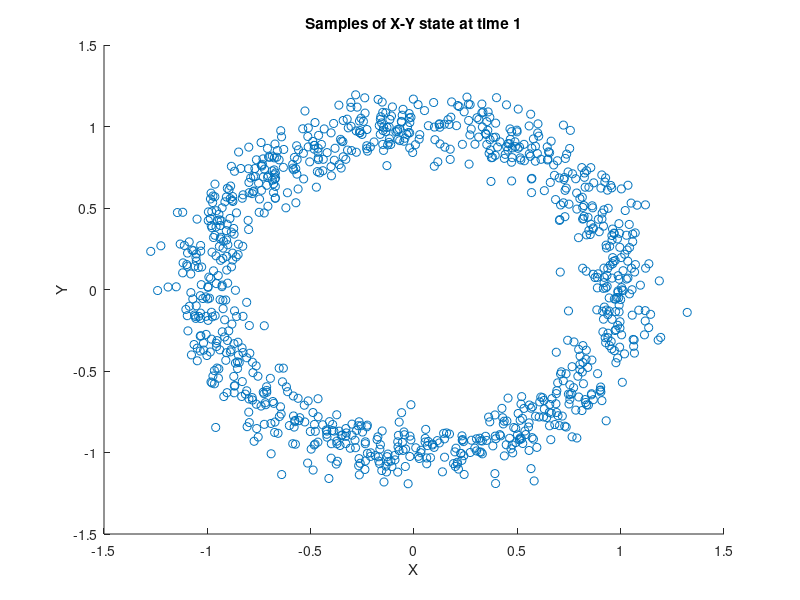

MATLAB code for this plot:
% Given mean and covariance
mean_initial = [0; 0; 0];
covariance_initial = [0.01 0 0; 0 0.01 0; 0 0 10000];

% Generate samples from the Gaussian distribution
initial_samples = mvnrnd(mean_initial, covariance_initial, 1000);
% Given time step
delta_t = 1; % Assume distance covered in one time step is 1

% Initialize array to store propagated states
propagated_states = zeros(1000, 3);

% Propagate each sample according to the motion equation
for i = 1:1000
    x_k = initial_samples(i, 1);
    y_k = initial_samples(i, 2);
    theta_k = initial_samples(i, 3);
    
    x_k1 = x_k + delta_t * cos(theta_k);
    y_k1 = y_k + delta_t * sin(theta_k);
    
    propagated_states(i, :) = [x_k1, y_k1, theta_k];
end
% Plot x-y state samples at time 1
scatter(propagated_states(:, 1), propagated_states(:, 2));
% scatter(initial_samples(:, 1), initial_samples(:, 2), 'r')
xlabel('X');
ylabel('Y');
title('Samples of X-Y state at time 1');
